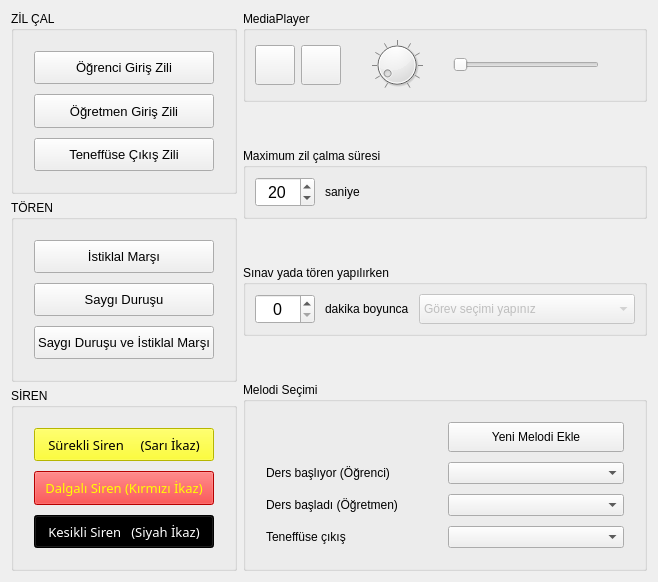
      <widget class="QWidget" name="page_3">
       <layout class="QHBoxLayout" name="horizontalLayout_13">
        <item>
         <layout class="QVBoxLayout" name="verticalLayout_16">
          <item>
           <widget class="QGroupBox" name="groupBox_2">
            <property name="sizePolicy">
             <sizepolicy hsizetype="Expanding" vsizetype="Preferred">
              <horstretch>0</horstretch>
              <verstretch>0</verstretch>
             </sizepolicy>
            </property>
            <property name="title">
             <string>ZİL ÇAL</string>
            </property>
            <layout class="QVBoxLayout" name="verticalLayout">
             <property name="spacing">
              <number>10</number>
             </property>
             <property name="leftMargin">
              <number>20</number>
             </property>
             <property name="topMargin">
              <number>20</number>
             </property>
             <property name="rightMargin">
              <number>20</number>
             </property>
             <property name="bottomMargin">
              <number>20</number>
             </property>
             <item>
              <widget class="QPushButton" name="btn_zil_ogrenci">
               <property name="sizePolicy">
                <sizepolicy hsizetype="Minimum" vsizetype="Preferred">
                 <horstretch>0</horstretch>
                 <verstretch>0</verstretch>
                </sizepolicy>
               </property>
               <property name="font">
                <font>
                 <family>Nirmala UI</family>
                 <pointsize>10</pointsize>
                </font>
               </property>
               <property name="text">
                <string>Öğrenci Giriş Zili</string>
               </property>
               <property name="checkable">
                <bool>false</bool>
               </property>
              </widget>
             </item>
             <item>
              <widget class="QPushButton" name="btn_zil_ogretmen">
               <property name="sizePolicy">
                <sizepolicy hsizetype="Minimum" vsizetype="Preferred">
                 <horstretch>0</horstretch>
                 <verstretch>0</verstretch>
                </sizepolicy>
               </property>
               <property name="font">
                <font>
                 <pointsize>10</pointsize>
                </font>
               </property>
               <property name="text">
                <string>Öğretmen Giriş Zili</string>
               </property>
               <property name="checkable">
                <bool>false</bool>
               </property>
              </widget>
             </item>
             <item>
              <widget class="QPushButton" name="btn_zil_teneffus">
               <property name="sizePolicy">
                <sizepolicy hsizetype="Minimum" vsizetype="Preferred">
                 <horstretch>0</horstretch>
                 <verstretch>0</verstretch>
                </sizepolicy>
               </property>
               <property name="font">
                <font>
                 <pointsize>10</pointsize>
                </font>
               </property>
               <property name="text">
                <string>Teneffüse Çıkış Zili</string>
               </property>
               <property name="checkable">
                <bool>false</bool>
               </property>
              </widget>
             </item>
            </layout>
           </widget>
          </item>
          <item>
           <widget class="QGroupBox" name="groupBox_3">
            <property name="sizePolicy">
             <sizepolicy hsizetype="Expanding" vsizetype="Preferred">
              <horstretch>0</horstretch>
              <verstretch>0</verstretch>
             </sizepolicy>
            </property>
            <property name="title">
             <string>TÖREN</string>
            </property>
            <layout class="QVBoxLayout" name="verticalLayout_2">
             <property name="spacing">
              <number>10</number>
             </property>
             <property name="leftMargin">
              <number>20</number>
             </property>
             <property name="topMargin">
              <number>20</number>
             </property>
             <property name="rightMargin">
              <number>20</number>
             </property>
             <property name="bottomMargin">
              <number>20</number>
             </property>
             <item>
              <widget class="QPushButton" name="btn_istiklal_marsi">
               <property name="sizePolicy">
                <sizepolicy hsizetype="Minimum" vsizetype="Preferred">
                 <horstretch>0</horstretch>
                 <verstretch>0</verstretch>
                </sizepolicy>
               </property>
               <property name="font">
                <font>
                 <pointsize>10</pointsize>
                </font>
               </property>
               <property name="text">
                <string>İstiklal Marşı</string>
               </property>
               <property name="checkable">
                <bool>false</bool>
               </property>
              </widget>
             </item>
             <item>
              <widget class="QPushButton" name="btn_saygi_durusu">
               <property name="sizePolicy">
                <sizepolicy hsizetype="Minimum" vsizetype="Preferred">
                 <horstretch>0</horstretch>
                 <verstretch>0</verstretch>
                </sizepolicy>
               </property>
               <property name="font">
                <font>
                 <pointsize>10</pointsize>
                </font>
               </property>
               <property name="text">
                <string>Saygı Duruşu</string>
               </property>
               <property name="checkable">
                <bool>false</bool>
               </property>
              </widget>
             </item>
             <item>
              <widget class="QPushButton" name="btn_saygi_ve_istiklal">
               <property name="sizePolicy">
                <sizepolicy hsizetype="Minimum" vsizetype="Preferred">
                 <horstretch>0</horstretch>
                 <verstretch>0</verstretch>
                </sizepolicy>
               </property>
               <property name="font">
                <font>
                 <pointsize>10</pointsize>
                </font>
               </property>
               <property name="text">
                <string>Saygı Duruşu ve İstiklal Marşı</string>
               </property>
               <property name="checkable">
                <bool>false</bool>
               </property>
              </widget>
             </item>
            </layout>
           </widget>
          </item>
          <item>
           <widget class="QGroupBox" name="groupBox_4">
            <property name="sizePolicy">
             <sizepolicy hsizetype="Expanding" vsizetype="Preferred">
              <horstretch>0</horstretch>
              <verstretch>0</verstretch>
             </sizepolicy>
            </property>
            <property name="title">
             <string>SİREN</string>
            </property>
            <layout class="QVBoxLayout" name="verticalLayout_3">
             <property name="spacing">
              <number>10</number>
             </property>
             <property name="leftMargin">
              <number>20</number>
             </property>
             <property name="topMargin">
              <number>20</number>
             </property>
             <property name="rightMargin">
              <number>20</number>
             </property>
             <property name="bottomMargin">
              <number>20</number>
             </property>
             <item>
              <widget class="QPushButton" name="btn_sari_ikaz">
               <property name="sizePolicy">
                <sizepolicy hsizetype="Minimum" vsizetype="Preferred">
                 <horstretch>0</horstretch>
                 <verstretch>0</verstretch>
                </sizepolicy>
               </property>
               <property name="font">
                <font>
                 <family>Trebuchet MS</family>
                 <pointsize>10</pointsize>
                </font>
               </property>
               <property name="styleSheet">
                <string notr="true">background-color: rgb(255, 255, 0);</string>
               </property>
               <property name="text">
                <string>Sürekli Siren     (Sarı İkaz)</string>
               </property>
               <property name="checkable">
                <bool>false</bool>
               </property>
              </widget>
             </item>
             <item>
              <widget class="QPushButton" name="btn_kirmizi_ikaz">
               <property name="sizePolicy">
                <sizepolicy hsizetype="Minimum" vsizetype="Preferred">
                 <horstretch>0</horstretch>
                 <verstretch>0</verstretch>
                </sizepolicy>
               </property>
               <property name="font">
                <font>
                 <family>Trebuchet MS</family>
                 <pointsize>10</pointsize>
                </font>
               </property>
               <property name="styleSheet">
                <string notr="true">background-color: rgb(255, 0, 0);
color: rgb(255, 255, 0);</string>
               </property>
               <property name="text">
                <string>Dalgalı Siren (Kırmızı İkaz)</string>
               </property>
               <property name="checkable">
                <bool>false</bool>
               </property>
              </widget>
             </item>
             <item>
              <widget class="QPushButton" name="btn_siyah_ikaz">
               <property name="sizePolicy">
                <sizepolicy hsizetype="Minimum" vsizetype="Preferred">
                 <horstretch>0</horstretch>
                 <verstretch>0</verstretch>
                </sizepolicy>
               </property>
               <property name="font">
                <font>
                 <family>Trebuchet MS</family>
                 <pointsize>10</pointsize>
                </font>
               </property>
               <property name="styleSheet">
                <string notr="true">background-color: rgb(0, 0, 0);
color: rgb(255, 255, 255);</string>
               </property>
               <property name="text">
                <string>Kesikli Siren   (Siyah İkaz)</string>
               </property>
               <property name="checkable">
                <bool>false</bool>
               </property>
              </widget>
             </item>
            </layout>
           </widget>
          </item>
         </layout>
        </item>
        <item>
         <layout class="QVBoxLayout" name="verticalLayout_13">
          <item>
           <widget class="QGroupBox" name="groupBox_8">
            <property name="title">
             <string>MediaPlayer</string>
            </property>
            <layout class="QHBoxLayout" name="horizontalLayout_11">
             <item>
              <widget class="QPushButton" name="btn_play">
               <property name="sizePolicy">
                <sizepolicy hsizetype="Minimum" vsizetype="Preferred">
                 <horstretch>0</horstretch>
                 <verstretch>0</verstretch>
                </sizepolicy>
               </property>
               <property name="maximumSize">
                <size>
                 <width>80</width>
                 <height>40</height>
                </size>
               </property>
               <property name="text">
                <string/>
               </property>
               <property name="iconSize">
                <size>
                 <width>36</width>
                 <height>36</height>
                </size>
               </property>
               <property name="checkable">
                <bool>true</bool>
               </property>
              </widget>
             </item>
             <item>
              <widget class="QPushButton" name="btn_mute">
               <property name="sizePolicy">
                <sizepolicy hsizetype="Minimum" vsizetype="Preferred">
                 <horstretch>0</horstretch>
                 <verstretch>0</verstretch>
                </sizepolicy>
               </property>
               <property name="maximumSize">
                <size>
                 <width>80</width>
                 <height>40</height>
                </size>
               </property>
               <property name="text">
                <string/>
               </property>
               <property name="iconSize">
                <size>
                 <width>36</width>
                 <height>36</height>
                </size>
               </property>
               <property name="checkable">
                <bool>true</bool>
               </property>
              </widget>
             </item>
             <item>
              <widget class="QDial" name="dial_ses_seviyesi">
               <property name="singleStep">
                <number>5</number>
               </property>
               <property name="value">
                <number>6</number>
               </property>
               <property name="orientation">
                <enum>Qt::Horizontal</enum>
               </property>
               <property name="invertedAppearance">
                <bool>false</bool>
               </property>
               <property name="invertedControls">
                <bool>false</bool>
               </property>
               <property name="wrapping">
                <bool>false</bool>
               </property>
               <property name="notchTarget">
                <double>5.000000000000000</double>
               </property>
               <property name="notchesVisible">
                <bool>true</bool>
               </property>
              </widget>
             </item>
             <item>
              <widget class="QSlider" name="hSlider_music">
               <property name="orientation">
                <enum>Qt::Horizontal</enum>
               </property>
              </widget>
             </item>
             <item>
              <widget class="QLabel" name="label_calma_suresi">
               <property name="sizePolicy">
                <sizepolicy hsizetype="Preferred" vsizetype="Fixed">
                 <horstretch>0</horstretch>
                 <verstretch>0</verstretch>
                </sizepolicy>
               </property>
               <property name="minimumSize">
                <size>
                 <width>30</width>
                 <height>0</height>
                </size>
               </property>
               <property name="text">
                <string/>
               </property>
              </widget>
             </item>
            </layout>
           </widget>
          </item>
          <item>
           <spacer name="verticalSpacer_6">
            <property name="orientation">
             <enum>Qt::Vertical</enum>
            </property>
            <property name="sizeHint" stdset="0">
             <size>
              <width>20</width>
              <height>40</height>
             </size>
            </property>
           </spacer>
          </item>
          <item>
           <widget class="QGroupBox" name="groupBox_13">
            <property name="title">
             <string>Maximum zil çalma süresi</string>
            </property>
            <layout class="QHBoxLayout" name="horizontalLayout_18">
             <item>
              <layout class="QHBoxLayout" name="horizontalLayout_16">
               <property name="spacing">
                <number>10</number>
               </property>
               <item>
                <widget class="QSpinBox" name="spinBox_zil_calma_suresi">
                 <property name="minimumSize">
                  <size>
                   <width>60</width>
                   <height>30</height>
                  </size>
                 </property>
                 <property name="font">
                  <font>
                   <pointsize>12</pointsize>
                  </font>
                 </property>
                 <property name="toolTip">
                  <string/>
                 </property>
                 <property name="alignment">
                  <set>Qt::AlignCenter</set>
                 </property>
                 <property name="maximum">
                  <number>60</number>
                 </property>
                 <property name="singleStep">
                  <number>1</number>
                 </property>
                 <property name="value">
                  <number>20</number>
                 </property>
                </widget>
               </item>
               <item>
                <widget class="QLabel" name="label_34">
                 <property name="text">
                  <string>saniye</string>
                 </property>
                </widget>
               </item>
               <item>
                <spacer name="horizontalSpacer_2">
                 <property name="orientation">
                  <enum>Qt::Horizontal</enum>
                 </property>
                 <property name="sizeHint" stdset="0">
                  <size>
                   <width>40</width>
                   <height>20</height>
                  </size>
                 </property>
                </spacer>
               </item>
              </layout>
             </item>
            </layout>
           </widget>
          </item>
          <item>
           <spacer name="verticalSpacer_4">
            <property name="orientation">
             <enum>Qt::Vertical</enum>
            </property>
            <property name="sizeHint" stdset="0">
             <size>
              <width>20</width>
              <height>40</height>
             </size>
            </property>
           </spacer>
          </item>
          <item>
           <widget class="QGroupBox" name="groupBox_12">
            <property name="title">
             <string>Sınav yada tören yapılırken</string>
            </property>
            <layout class="QVBoxLayout" name="verticalLayout_18">
             <item>
              <layout class="QHBoxLayout" name="horizontalLayout_12">
               <property name="spacing">
                <number>10</number>
               </property>
               <item>
                <widget class="QSpinBox" name="spinBox_zamanlayici">
                 <property name="minimumSize">
                  <size>
                   <width>60</width>
                   <height>30</height>
                  </size>
                 </property>
                 <property name="font">
                  <font>
                   <pointsize>12</pointsize>
                  </font>
                 </property>
                 <property name="toolTip">
                  <string>Görev seçtikten sonra süreyi değiştirseniz geçerli olmayacaktır</string>
                 </property>
                 <property name="alignment">
                  <set>Qt::AlignCenter</set>
                 </property>
                 <property name="maximum">
                  <number>150</number>
                 </property>
                 <property name="singleStep">
                  <number>5</number>
                 </property>
                </widget>
               </item>
               <item>
                <widget class="QLabel" name="label_31">
                 <property name="text">
                  <string>dakika boyunca</string>
                 </property>
                </widget>
               </item>
               <item>
                <widget class="QComboBox" name="comboBox_zamanlayici_gorevi">
                 <property name="enabled">
                  <bool>false</bool>
                 </property>
                 <property name="minimumSize">
                  <size>
                   <width>0</width>
                   <height>30</height>
                  </size>
                 </property>
                 <property name="toolTip">
                  <string>Görev değişikligi yaptığınızda süre baştan başlar

Görevlerin nasıl çalıştığını yandaki çalma butonlarına basarak test edebilirsiniz.</string>
                 </property>
                 <property name="duplicatesEnabled">
                  <bool>true</bool>
                 </property>
                 <item>
                  <property name="text">
                   <string>Görev seçimi yapınız</string>
                  </property>
                 </item>
                 <item>
                  <property name="text">
                   <string>Zil sesini kapat</string>
                  </property>
                 </item>
                 <item>
                  <property name="text">
                   <string>Zil seslerini 3 sn oynat</string>
                  </property>
                 </item>
                 <item>
                  <property name="text">
                   <string>Zil seslerini 5 sn oynat</string>
                  </property>
                 </item>
                 <item>
                  <property name="text">
                   <string>Sadece öğretmen giriş zillerini çal</string>
                  </property>
                 </item>
                 <item>
                  <property name="text">
                   <string>Sadece teneffüse çıkış zillerini çal</string>
                  </property>
                 </item>
                 <item>
                  <property name="text">
                   <string>Sadece tören ve siren seslerini çal</string>
                  </property>
                 </item>
                </widget>
               </item>
              </layout>
             </item>
            </layout>
           </widget>
          </item>
          <item>
           <spacer name="verticalSpacer_2">
            <property name="orientation">
             <enum>Qt::Vertical</enum>
            </property>
            <property name="sizeHint" stdset="0">
             <size>
              <width>20</width>
              <height>40</height>
             </size>
            </property>
           </spacer>
          </item>
          <item>
           <widget class="QGroupBox" name="groupBox_11">
            <property name="title">
             <string>Melodi Seçimi</string>
            </property>
            <layout class="QGridLayout" name="gridLayout_3">
             <property name="leftMargin">
              <number>20</number>
             </property>
             <property name="topMargin">
              <number>20</number>
             </property>
             <property name="rightMargin">
              <number>20</number>
             </property>
             <property name="bottomMargin">
              <number>20</number>
             </property>
             <property name="verticalSpacing">
              <number>10</number>
             </property>
             <item row="1" column="0">
              <widget class="QLabel" name="label_26">
               <property name="sizePolicy">
                <sizepolicy hsizetype="Preferred" vsizetype="Preferred">
                 <horstretch>0</horstretch>
                 <verstretch>0</verstretch>
                </sizepolicy>
               </property>
               <property name="minimumSize">
                <size>
                 <width>150</width>
                 <height>0</height>
                </size>
               </property>
               <property name="text">
                <string>Ders başlıyor (Öğrenci)</string>
               </property>
              </widget>
             </item>
             <item row="1" column="1">
              <widget class="QComboBox" name="comboBox_melodi_ogrenci">
               <property name="sizePolicy">
                <sizepolicy hsizetype="Preferred" vsizetype="Fixed">
                 <horstretch>0</horstretch>
                 <verstretch>0</verstretch>
                </sizepolicy>
               </property>
               <property name="minimumSize">
                <size>
                 <width>150</width>
                 <height>0</height>
                </size>
               </property>
               <property name="insertPolicy">
                <enum>QComboBox::InsertAlphabetically</enum>
               </property>
               <property name="sizeAdjustPolicy">
                <enum>QComboBox::AdjustToContents</enum>
               </property>
              </widget>
             </item>
             <item row="2" column="1">
              <widget class="QComboBox" name="comboBox_melodi_ogretmen">
               <property name="sizePolicy">
                <sizepolicy hsizetype="Preferred" vsizetype="Fixed">
                 <horstretch>0</horstretch>
                 <verstretch>0</verstretch>
                </sizepolicy>
               </property>
               <property name="minimumSize">
                <size>
                 <width>150</width>
                 <height>0</height>
                </size>
               </property>
               <property name="sizeAdjustPolicy">
                <enum>QComboBox::AdjustToContents</enum>
               </property>
              </widget>
             </item>
             <item row="3" column="0">
              <widget class="QLabel" name="label_28">
               <property name="sizePolicy">
                <sizepolicy hsizetype="Preferred" vsizetype="Preferred">
                 <horstretch>0</horstretch>
                 <verstretch>0</verstretch>
                </sizepolicy>
               </property>
               <property name="minimumSize">
                <size>
                 <width>150</width>
                 <height>0</height>
                </size>
               </property>
               <property name="text">
                <string>Teneffüse çıkış</string>
               </property>
              </widget>
             </item>
             <item row="2" column="0">
              <widget class="QLabel" name="label_27">
               <property name="sizePolicy">
                <sizepolicy hsizetype="Preferred" vsizetype="Preferred">
                 <horstretch>0</horstretch>
                 <verstretch>0</verstretch>
                </sizepolicy>
               </property>
               <property name="minimumSize">
                <size>
                 <width>150</width>
                 <height>0</height>
                </size>
               </property>
               <property name="text">
                <string>Ders başladı (Öğretmen)</string>
               </property>
              </widget>
             </item>
             <item row="3" column="1">
              <widget class="QComboBox" name="comboBox_melodi_teneffus">
               <property name="sizePolicy">
                <sizepolicy hsizetype="Preferred" vsizetype="Fixed">
                 <horstretch>0</horstretch>
                 <verstretch>0</verstretch>
                </sizepolicy>
               </property>
               <property name="minimumSize">
                <size>
                 <width>150</width>
                 <height>0</height>
                </size>
               </property>
               <property name="sizeAdjustPolicy">
                <enum>QComboBox::AdjustToContents</enum>
               </property>
              </widget>
             </item>
             <item row="0" column="1">
              <widget class="QPushButton" name="btn_melodi_ekle">
               <property name="minimumSize">
                <size>
                 <width>0</width>
                 <height>30</height>
                </size>
               </property>
               <property name="maximumSize">
                <size>
                 <width>16777215</width>
                 <height>16777215</height>
                </size>
               </property>
               <property name="toolTip">
                <string>Yeni melodi eklediğinizde melodileri yeniden ayarlamanız gerekir.
Sıralama bozulduğundan yanlış melodiler çalınabilir.</string>
               </property>
               <property name="text">
                <string>Yeni Melodi Ekle</string>
               </property>
              </widget>
             </item>
            </layout>
           </widget>
          </item>
         </layout>
        </item>
       </layout>
      </widget>
